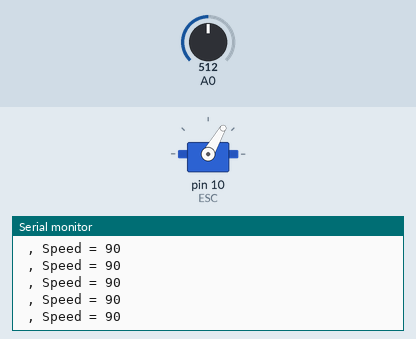
Recording of a sketch running on a simulated Arduino Uno, built with avr-gcc and run on an emulated ATmega328P. Parts: servo, the last lines printed to the serial monitor. The test bench sets the inputs (shaded band); at power-on: A0 = 512.

Above: at 1.2 s.
1.3 s: A0 set to 60
At 2.1 s:
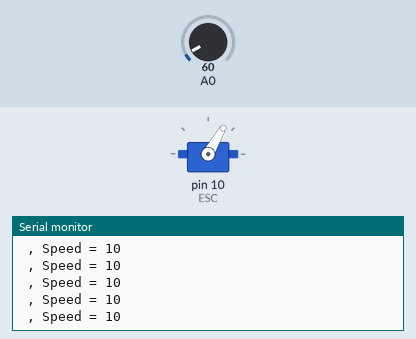
4.3 s: A0 set to 54
At 4.8 s:
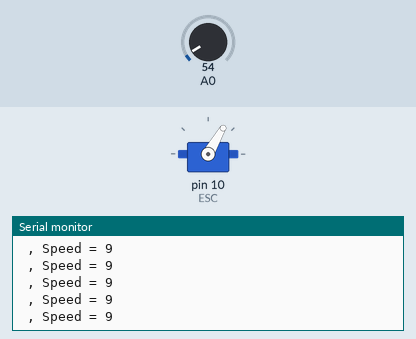
Timing chart, 0 to 7.3 s (numbered marks = the images above; inputs shaded):
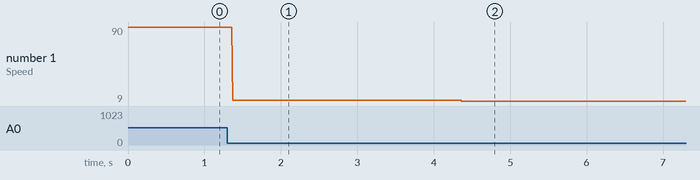

Measured:
- after the input at 1.3 s, the serial monitor: prints a new line after 0.07 s (image 1)
- after the input at 4.3 s, the serial monitor: prints a new line after 0.07 s (image 2)
- plotted number 1: 90 → 10 after the input at 1.3 s, 10 → 9 after the input at 4.3 s

The sketch:

BLDC_MOTOR_WITH_POTINTIOMETER.ino
```cpp
#include <Servo.h>

Servo ESC;

int Speed;

void setup() {
  ESC.attach(10, 1000, 2000);
  Serial.begin(9600);
}

void loop() {
  Speed = analogRead(A0);
  Speed = map(Speed, 0, 1023, 0, 180);
  ESC.write(60);
  Serial.print(" , Speed = ");
  Serial.println(Speed);
}
```
